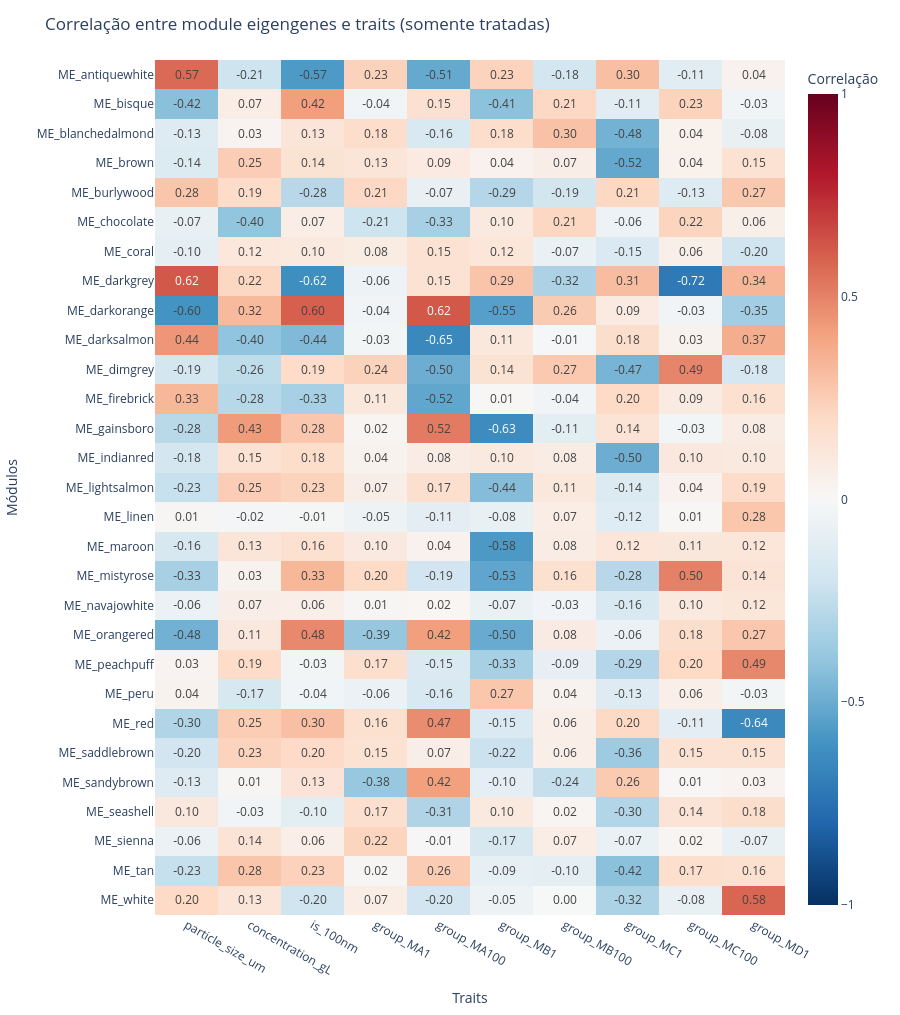

The notebook cell this image was saved under:
### Code cell
fig = px.imshow(
    corr_matrix_treated.astype(float),
    color_continuous_scale="RdBu_r",
    zmin=-1, zmax=1,
    text_auto='.2f',
    aspect="auto",
    labels=dict(x="Traits", y="Módulos", color="Correlação"),
    x=corr_matrix_treated.columns,
    y=corr_matrix_treated.index,
    title="Correlação entre module eigengenes e traits (somente tratadas)"
)

fig.update_layout(
    width=900, height=max(400, 35*len(corr_matrix_treated)),
    margin=dict(l=100, r=20, t=60, b=100),
    xaxis_title="Traits",
    yaxis_title="Módulos"
)

fig.show()

# Salva o heatmap como PNG (requer kaleido: pip install kaleido)
fig.write_image(str(HEATMAP_PATH))
print("Heatmap salvo em:", HEATMAP_PATH)

### Figure 1 — Plotly figure (JSON) as saved in the notebook; plotly's stock layout.template omitted (floating-point values rounded to 4 significant figures; data arrays with more than 128 entries replaced by an {"elided": "..."} marker saying what was removed)
{"data": [{"coloraxis": "coloraxis", "hovertemplate": "Traits: %{x}<br>Módulos: %{y}<br>Correlação: %{z}<extra></extra>", "name": "0", "texttemplate": "%{z:.2f}", "type": "heatmap", "x": ["particle_size_um", "concentration_gL", "is_100nm", "group_MA1", "group_MA100", "group_MB1", "group_MB100", "group_MC1", "group_MC100", "group_MD1"], "xaxis": "x", "y": ["ME_antiquewhite", "ME_bisque", "ME_blanchedalmond", "ME_brown", "ME_burlywood", "ME_chocolate", "ME_coral", "ME_darkgrey", "ME_darkorange", "ME_darksalmon", "ME_dimgrey", "ME_firebrick", "ME_gainsboro", "ME_indianred", "ME_lightsalmon", "ME_linen", "ME_maroon", "ME_mistyrose", "ME_navajowhite", "ME_orangered", "ME_peachpuff", "ME_peru", "ME_red", "ME_saddlebrown", "ME_sandybrown", "ME_seashell", "ME_sienna", "ME_tan", "ME_white"], "yaxis": "y", "z": {"elided": "29x10 float values"}}], "layout": {"coloraxis": {"cmax": 1, "cmin": -1, "colorbar": {"title": {"text": "Correlação"}}, "colorscale": [[0, "rgb(5,48,97)"], [0.1, "rgb(33,102,172)"], [0.2, "rgb(67,147,195)"], [0.3, "rgb(146,197,222)"], [0.4, "rgb(209,229,240)"], [0.5, "rgb(247,247,247)"], [0.6, "rgb(253,219,199)"], [0.7, "rgb(244,165,130)"], [0.8, "rgb(214,96,77)"], [0.9, "rgb(178,24,43)"], [1, "rgb(103,0,31)"]]}, "height": 1015, "margin": {"b": 100, "l": 100, "r": 20, "t": 60}, "title": {"text": "Correlação entre module eigengenes e traits (somente tratadas)"}, "width": 900, "xaxis": {"anchor": "y", "domain": [0, 1], "title": {"text": "Traits"}}, "yaxis": {"anchor": "x", "autorange": "reversed", "domain": [0, 1], "title": {"text": "Módulos"}}}}
